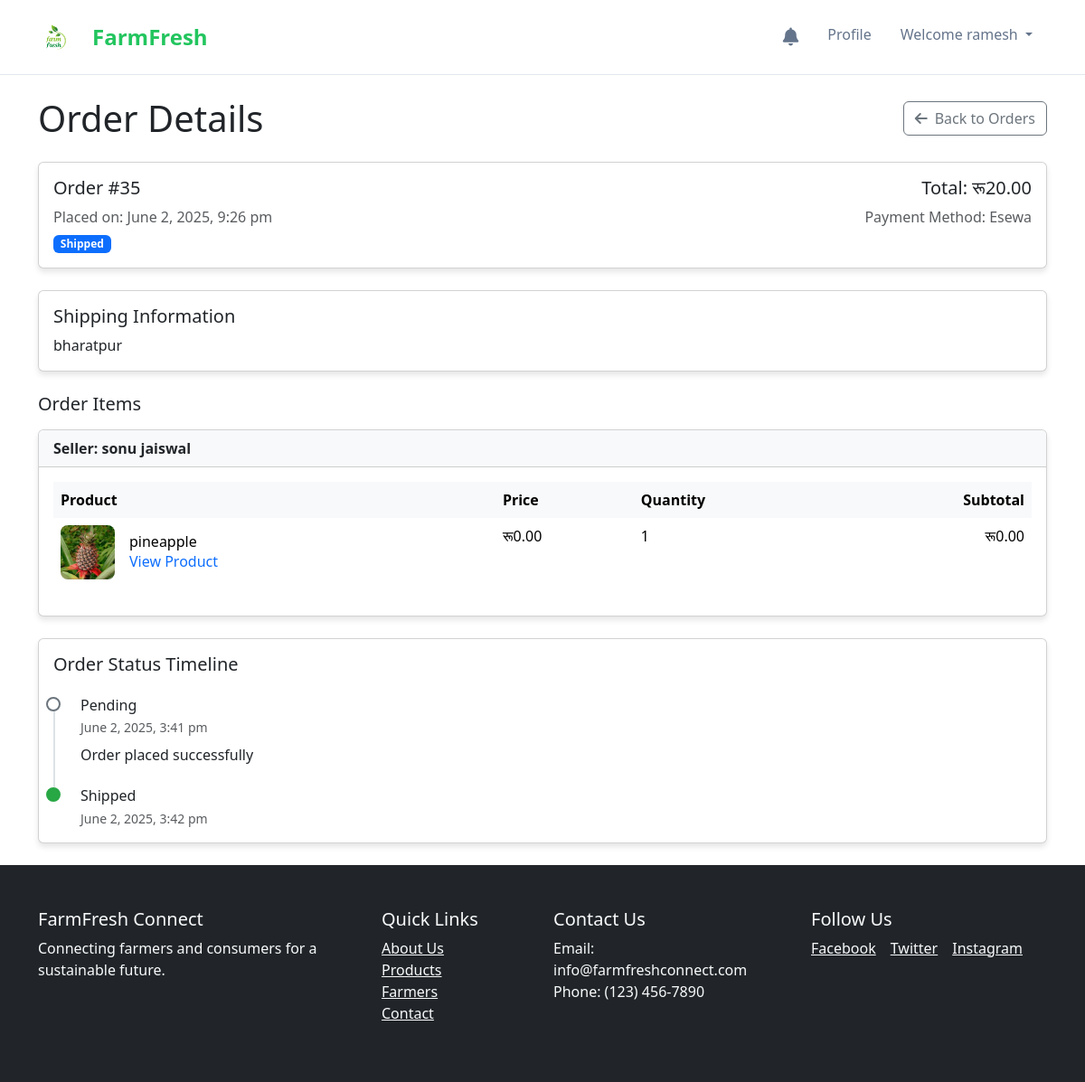
/consumer/order_details.php?id=35 (signed in), run on the app's committed database.
### tables this page shows
CREATE TABLE `orders` (
  `order_id` int(11) NOT NULL,
  `consumer_id` int(11) DEFAULT NULL,
  `total_amount` decimal(10,2) DEFAULT NULL,
  `status` enum('pending','processing','shipped','delivered','canceled') DEFAULT 'pending',
  `order_date` datetime DEFAULT current_timestamp(),
  `shipping_address` varchar(255) DEFAULT NULL,
  `shipping_city` varchar(100) DEFAULT NULL,
  `shipping_state` varchar(100) DEFAULT NULL,
  `shipping_zipcode` varchar(20) DEFAULT NULL,
  `payment_method` varchar(50) DEFAULT NULL,
  `transaction_id` varchar(100) DEFAULT NULL,
  `updated_at` datetime DEFAULT current_timestamp() ON UPDATE current_timestamp()
);

CREATE TABLE `order_items` (
  `order_item_id` int(11) NOT NULL,
  `order_id` int(11) DEFAULT NULL,
  `product_id` int(11) DEFAULT NULL,
  `quantity` int(11) DEFAULT NULL,
  `price_per_unit` decimal(10,2) DEFAULT NULL,
  `subtotal` decimal(10,2) DEFAULT NULL,
  `price` decimal(10,2) NOT NULL DEFAULT 0.00
);

CREATE TABLE `products` (
  `product_id` int(11) NOT NULL,
  `seller_id` int(11) DEFAULT NULL,
  `category_id` int(11) DEFAULT NULL,
  `name` varchar(100) DEFAULT NULL,
  `description` text DEFAULT NULL,
  `price` decimal(10,2) DEFAULT 0.00,
  `organic` tinyint(1) DEFAULT 0,
  `created_at` datetime DEFAULT current_timestamp(),
  `updated_at` datetime DEFAULT current_timestamp() ON UPDATE current_timestamp(),
  `is_available` tinyint(1) DEFAULT 1,
  `quantity` int(11) NOT NULL DEFAULT 0,
  `stock` int(11) NOT NULL DEFAULT 0,
  `product_image` varchar(255) DEFAULT NULL,
  `status` enum('pending','approved','rejected') DEFAULT 'pending'
);

CREATE TABLE `order_status_history` (
  `history_id` int(11) NOT NULL,
  `order_id` int(11) NOT NULL,
  `status` varchar(50) NOT NULL,
  `notes` text DEFAULT NULL,
  `created_at` timestamp NOT NULL DEFAULT current_timestamp()
);

### consumer/order_details.php (the view, shortened to what this page needs)
<?php
include '../config/db.php';
$consumer_id = $_SESSION['user_id'];
$order_id = $_GET['id'];
$order_query = "SELECT o.* FROM orders o
               WHERE o.order_id = $order_id AND o.consumer_id = $consumer_id";
$order_result = mysqli_query($dbconn, $order_query);
$order = mysqli_fetch_assoc($order_result);
$items_query = "SELECT oi.*, p.name, p.product_image, p.seller_id,
               u.first_name, u.last_name
               FROM order_items oi
               JOIN products p ON oi.product_id = p.product_id
               JOIN users u ON p.seller_id = u.user_id
               WHERE oi.order_id = $order_id";
$items_result = mysqli_query($dbconn, $items_query);
$sellers = [];
while ($item = mysqli_fetch_assoc($items_result)) {
    if (!isset($sellers[$item['seller_id']])) {
        $sellers[$item['seller_id']] = [
            'name' => $item['first_name'] . ' ' . $item['last_name'],
            'items' => []
        ];
    }
    $sellers[$item['seller_id']]['items'][] = $item;
}
$status_query = "SELECT * FROM order_status_history
                WHERE order_id = $order_id
                ORDER BY created_at ASC";
$status_result = mysqli_query($dbconn, $status_query);
?>
<!DOCTYPE html>
<html lang="en">
<head>
    <link href="https://cdn.jsdelivr.net/npm/bootstrap@5.1.3/dist/css/bootstrap.min.css" rel="stylesheet">
    <link rel="stylesheet" href="https://cdnjs.cloudflare.com/ajax/libs/font-awesome/6.0.0/css/all.min.css">
    <link rel="stylesheet" href="../assets/css/style.css">
</head>
<body>
    <?php include '../includes/navbar.php'; ?>
    <div class="container py-4">
        <div class="d-flex justify-content-between align-items-center mb-4">
            <h1 class="mb-0">Order Details</h1>
            <a href="orders.php" class="btn btn-outline-secondary">
                <i class="fas fa-arrow-left me-2"></i>Back to Orders
            </a>
        </div>
        <div class="card order-card mb-4">
            <div class="card-body">
                <div class="row">
                    <div class="col-md-6">
                        <h5 class="card-title">Order #<?php echo $order['order_id']; ?></h5>
                        <p class="text-muted mb-1">Placed on: <?php echo date('F j, Y, g:i a', strtotime($order['order_date'])); ?></p>
                        <p class="mb-0">
                            <span class="badge bg-<?php
                                switch($order['status']) {
                                    case 'shipped': echo 'primary'; break;
                                }
                            ?> status-badge">
                                <?php echo ucfirst($order['status']); ?>
                            </span>
                        </p>
                    </div>
                    <div class="col-md-6 text-md-end">
                        <h5 class="card-title">Total: रू<?php echo number_format($order['total_amount'], 2); ?></h5>
                        <p class="text-muted mb-1">Payment Method: <?php echo ucfirst($order['payment_method']); ?></p>
                    </div>
                </div>
            </div>
        </div>
        <div class="card order-card mb-4">
            <div class="card-body">
                <h5 class="card-title">Shipping Information</h5>
                <p class="mb-0"><?php echo nl2br(htmlspecialchars($order['shipping_address'])); ?></p>
            </div>
        </div>
        <h5 class="mb-3">Order Items</h5>
        <?php foreach($sellers as $seller_id => $seller): ?>
            <div class="card order-card mb-3">
                <div class="card-header bg-light">
                    <strong>Seller: <?php echo htmlspecialchars($seller['name']); ?></strong>
                </div>
                <div class="card-body">
                    <div class="table-responsive">
                        <table class="table table-borderless">
                            <thead class="table-light">
                                <tr>
                                    <th scope="col">Product</th>
                                    <th scope="col">Price</th>
                                    <th scope="col">Quantity</th>
                                    <th scope="col" class="text-end">Subtotal</th>
                                </tr>
                            </thead>
                            <tbody>
                                <?php foreach($seller['items'] as $item): ?>
                                    <tr>
                                        <td>
                                            <div class="d-flex align-items-center">
                                                <?php if(!empty($item['product_image'])): ?>
                                                    <img src="../uploads/products/<?php echo $item['product_image']; ?>" class="product-img me-3" alt="<?php echo htmlspecialchars($item['name']); ?>">
                                                <?php else: ?>
                                                    <div class="product-img bg-light me-3"></div>
                                                <?php endif; ?>
                                                <div>
                                                    <h6 class="mb-0"><?php echo htmlspecialchars($item['name']); ?></h6>
                                                    <a href="product_details.php?id=<?php echo $item['product_id']; ?>" class="text-decoration-none">View Product</a>
                                                </div>
                                            </div>
                                        </td>
                                        <td>रू<?php echo number_format($item['price'], 2); ?></td>
                                        <td><?php echo $item['quantity']; ?></td>
                                        <td class="text-end">रू<?php echo number_format($item['price'] * $item['quantity'], 2); ?></td>
                                    </tr>
                                <?php endforeach; ?>
                            </tbody>
                        </table>
                    </div>
                </div>
            </div>
        <?php endforeach; ?>
        <div class="card order-card mt-4">
            <div class="card-body">
                <h5 class="card-title mb-4">Order Status Timeline</h5>
                <div class="timeline">
                    <?php
                    if (mysqli_num_rows($status_result) > 0) {
                        while ($status = mysqli_fetch_assoc($status_result)) {
                            $is_active = ($status['status'] == $order['status']);
                            ?>
                            <div class="timeline-item">
                                <div class="timeline-badge <?php echo $is_active ? 'active' : ''; ?>"></div>
                                <h6 class="mb-1"><?php echo ucfirst($status['status']); ?></h6>
                                <p class="text-muted small mb-0"><?php echo date('F j, Y, g:i a', strtotime($status['created_at'])); ?></p>
                                <?php if (!empty($status['notes'])): ?>
                                    <p class="mb-0 mt-2"><?php echo htmlspecialchars($status['notes']); ?></p>
                                <?php endif; ?>
                            </div>
                            <?php
                        }
                    }
                    ?>
                </div>
            </div>
        </div>
    </div>
    <?php include '../includes/footer.php'; ?>
</body>
</html>

### assets/css/style.css (style rules this page uses)
body { font-family: 'Open Sans', sans-serif; }
body { font-family: 'Segoe UI', Tahoma, Geneva, Verdana, sans-serif; padding-top: 70px; color: #333; }

### consumer/order_details.php (style rules this page uses)
body { font-family: 'Open Sans', sans-serif; background-color: #f8f9fa; }
.order-card { border-radius: 10px; box-shadow: 0 4px 6px rgba(0,0,0,0.1); }
.product-img { width: 60px; height: 60px; object-fit: cover; border-radius: 8px; }
.status-badge { font-size: 0.8rem; padding: 0.4rem 0.8rem; border-radius: 50px; }
.timeline { position: relative; padding-left: 30px; }
.timeline-item { position: relative; padding-bottom: 1.5rem; }
.timeline-item:last-child { padding-bottom: 0; }
.timeline-item::before { content: ""; position: absolute; left: -30px; top: 0; width: 2px; height: 100%; background-color: #dee2e6; }
.timeline-item:last-child::before { height: 0; }
.timeline-badge { position: absolute; left: -38px; top: 0; width: 16px; height: 16px; border-radius: 50%; background-color: #fff; border: 2px solid #6c757d; }
.timeline-badge.active { background-color: #28a745; border-color: #28a745; }

### includes/navbar.php (style rules this page uses)
body, html { margin: 0; padding: 0; overflow-x: hidden; }

### data on the page
orders: order_id "35", order_date "June 2, 2025, 9:26 pm", status "Shipped", total_amount "20.00", payment_method "Esewa", shipping_address "bharatpur"
order_items: product.product_image (picture), product.name "pineapple", price "0.00", quantity "1", $item['price']*$item['quantity'] "0.00"
order_status_history: status "Pending", created_at "June 2, 2025, 3:41 pm", notes "Order placed successfully"
order_status_history: status "Shipped", created_at "June 2, 2025, 3:42 pm"

### other printed values
$_SESSION['first_name'] "ramesh"
$seller['name'] "sonu jaiswal"
